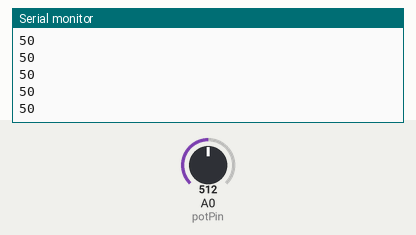
Simulated run of this sketch. Board: Arduino Uno, built with avr-gcc and run on an emulated ATmega328P. Parts: the last lines printed to the serial monitor. The inputs (shaded band) are chosen by the test bench; at power-on: A0 (potPin) = 512.

Above: at 1.2 s.
1.3 s: A0 (potPin) set to 716
At 1.31 s:
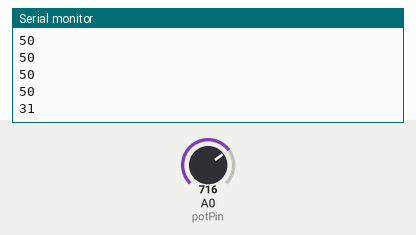
2.8 s: A0 (potPin) set to 900
At 2.81 s:
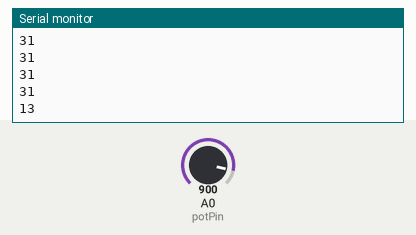
Timing chart, 0 to 5.8 s (numbered marks = the images above; inputs shaded):
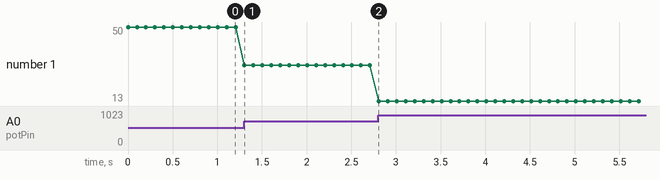

The sketch:

Control-de-Volumen-Windows-Con-Arduino-Y-Python.ino
```cpp
/*
  Impresionante! Controla el Volumen de tu PC con Arduino y Python
  -https://youtu.be/Wdsm14S0hoU?si=b19tOnaZ1tPAPT4C-


  Requisitos:
  INTALAR python con pip

  Librerias:
  pip install serial
  pip install pycaw
*/

int const potPin = A0;
int potVal;
int vol;


void setup() {
  Serial.begin(9600);
}

void loop() {
  potVal = analogRead(potPin);
  //vol = map(potVal, 0, 1023, 61, 0);//audio
  vol = map(potVal, 0, 1023, 100, 0);//Brillo
  Serial.println(vol);
  delay(100);

}
      
```

Measured:
- after the input at 1.3 s, the serial monitor: prints a new line at once (image 1)
- after the input at 2.8 s, the serial monitor: prints a new line at once (image 2)
- plotted number 1: 50 → 31 after the input at 1.3 s, 31 → 13 after the input at 2.8 s
